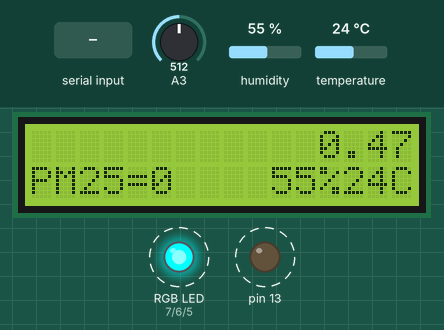
Simulated run of this sketch. Board: Arduino Uno, built with avr-gcc and run on an emulated ATmega328P. Parts: 16×2 character LCD, an RGB LED mixed from three pins (HIGH = lit), output pins drawn as LEDs (lit = HIGH). Wiring (inferred from the names in the program): DHT11 sensor: data pin 8. Dashed ring = blinking. The test bench sets the inputs (shaded band); at power-on: A3 = 512, humidity 55 %, temperature 24 °C. What the sketch prints to the serial monitor is not drawn.

Above: at 1.73 s.
2.0 s: A3 set to 269
At 3.64 s:
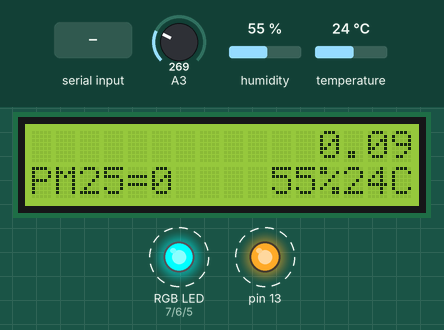
5.4 s: A3 set to 237
At 6.9 s:
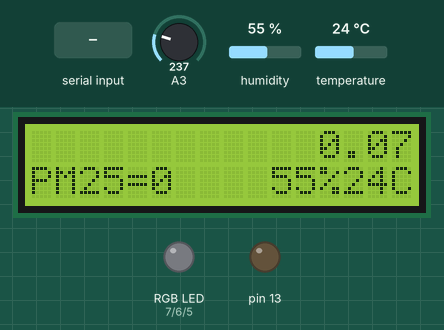
7.3 s: humidity set to 40 %
At 9.3 s:
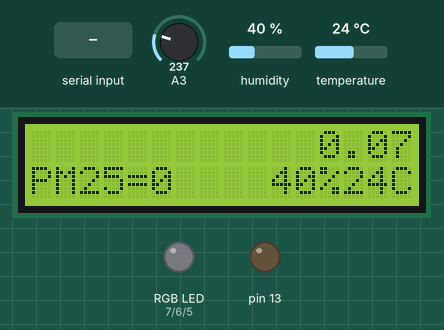
9.6 s: "1" received over the second serial link
16.2 s: temperature set to 12 °C
At 18.7 s:
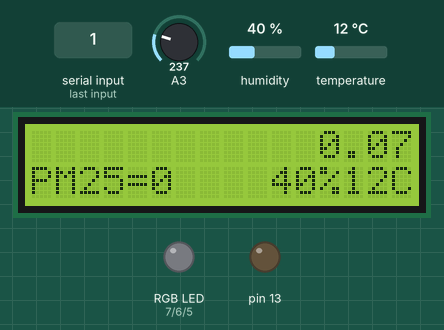
19.0 s: A3 set to 111
At 20.2 s:
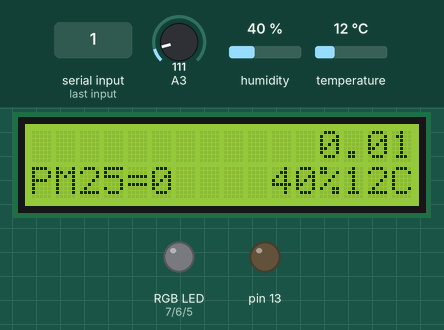
25.6 s: A3 set to 93
Timing chart, 0 to 28.1 s (numbered marks = the images above; inputs shaded):
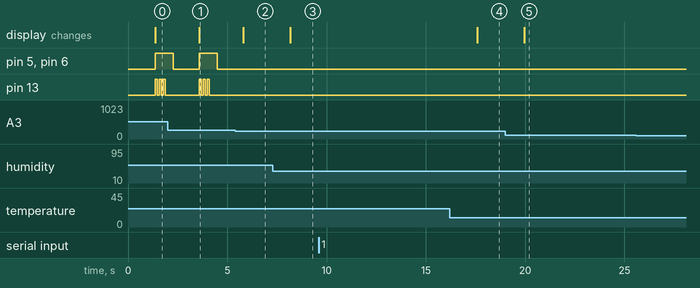

Measured:
- the behaviour switches between 255 and 254 on A3 (found by bisection; images 1 and 2)
- after the input at 2.0 s, the display: changes after 1.6 s (image 1)
- after the input at 5.4 s, pin 5 (sets_the_bluePin_to_be_an), pin 6 (sets_the_greenPin_to_be_a): stays LOW (without the input it goes to HIGH after 0.41 s); pin 13: stops changing and stays LOW; the display: changes after 0.41 s (image 2)
- after the input at 7.3 s, the display: changes after 0.87 s (image 3)
- after the input at 9.6 s, every drawn part: stays the same
- after the input at 16.2 s, the display: changes after 1.4 s (image 4)
- after the input at 19.0 s, the display: changes after 0.95 s (image 5)
- after the input at 25.6 s, every drawn part: stays the same
- by itself, pin 13: alternates HIGH for 0.10 s and LOW for 0.10 s, 6 changes in all, then stays LOW

The sketch:

PM2.5_CO2_LCD_SHOW.ino
```cpp
/**
按照PDF的说明，接正极负极两根线，以及传感器的TX输出线到Arduino板子的输入RX即可，其余的都不需要连接
UNO的板子必须先拔掉RX上的输入，然后才才能上传，上传后再插入线接收数据，  否则无法写入数据
*/
////////////////////////////
//LCD
#include <Wire.h>
#include <LiquidCrystal_I2C.h>
#if defined(ARDUINO) && ARDUINO >= 100
#define printByte(args)  write(args);
#else
#define printByte(args)  print(args,BYTE);
#endif
LiquidCrystal_I2C lcd(0x20,16,2);  // set the LCD address to 0x20 for a 16 chars and 2 line display
// LCD
///////////////////////////

#include "SoftwareSerial.h"
#include <PMS1003.h>
PMS1003 pms1003;
#include <T6603.h>  //download from   http://forum.arduino.cc/index.php?topic=289428.0
T6603 t6603;
#include <VOC_MS1100_P211.h>
VOC_MS1100_P211 sensor(3);
#include "DHT.h"
#define DHTPIN 8     // what pin we're connected to
// Uncomment whatever type you're using!
#define DHTTYPE DHT11   // DHT 11
//#define DHTTYPE DHT22   // DHT 22  (AM2302)
//#define DHTTYPE DHT21   // DHT 21 (AM2301)
DHT dht(DHTPIN, DHTTYPE);

void setup() {
  Serial.begin(9600);
  //init co2;
  t6603.begin(10/*port 2*/, 11/*port 1*/);
  //init pm2.5
  pms1003.begin(2/*arduino的输入端（接收端）*/, 3);
  //init dht
  dht.begin();

  //////////////////////////////////////
  // LCD  initialize the lcd
  lcd.init();
  lcd.backlight();
  lcd.home();
  lcd.setCursor(0, 1);
  // LCD
  //////////////////////////////////////

  pinMode(7, OUTPUT); // sets the redPin to be an output
  pinMode(6, OUTPUT); // sets the greenPin to be an output
  pinMode(5, OUTPUT); // sets the bluePin to be an output

  pinMode(13, OUTPUT);
}

void loop() {
  //read the last data
  pms1003.read();  //TODO  why  this line need to be put first???
  delay(500);// pm25 need to wait at least 500
  //int CO2 = t6603.getCO2();
  delay(500);
  int h = dht.readHumidity();
  int t = dht.readTemperature();

  //Serial.print("CO2=");
  //Serial.println(CO2);
  Serial.print("PM1.0=");
  Serial.println(pms1003.getLastPM10());
  Serial.print("PM2.5=");
  Serial.println(pms1003.getLastPM25());
  Serial.print("PM10=");
  Serial.println(pms1003.getLastPM100());
  Serial.println("_______________________");

  lcd.home();
  lcd.clear();
  //lcd.print("CO2=");
 // lcd.print(CO2);
  lcd.setCursor(0, 1);
  lcd.print("PM25=");
  lcd.print(pms1003.getLastPM25());

  lcd.setCursor(12,0);
  lcd.print(sensor.read(true));


  lcd.setCursor(10,1);
  lcd.print(h);
  lcd.print("%");
  lcd.print(t);
  lcd.print("C");


  Serial.print(h);
  Serial.print("%\t");
  Serial.print("Temperature: ");
  Serial.print(t);
  Serial.println(" *C ");

  if(sensor.read(false)>0.08){
    color(255, 0, 0); // turn the RGB LED red
    alarm(3);
    delay(300);
  }else{
    color(255,255,255); // turn off the RGB LED
  }

 // if(CO2>1200){
 //   color(0, 0, 255); // turn the RGB LED blue
 //   alarm(2);
 //   delay(300);
 // }else{
 //   color(255,255,255); // turn off the RGB LED
 // }

  if(pms1003.getLastPM25()>80){
    color(0,255, 0); // turn the RGB LED green
    alarm(1);
    delay(300);
  }else{
    color(255,255,255); // turn off the RGB LED
  }

}


void color (unsigned char red, unsigned char green, unsigned char blue)     // the color generating function
{
          analogWrite(7, 255-red);
          analogWrite(6, 255-blue);
          analogWrite(5, 255-green);
}

void alarm(int times){
  for(int i=0;i<times;i++){
    digitalWrite(13,HIGH);
    delay(100);
    digitalWrite(13,LOW);
    delay(100);

  }
}
```
